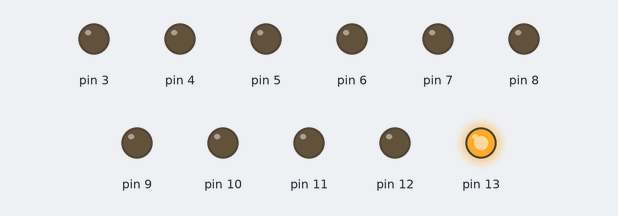
Recording of a sketch running on a simulated Arduino Uno, built with avr-gcc and run on an emulated ATmega328P. On the bench: output pins drawn as LEDs (lit = HIGH).

Above: at 0.05 s.
At 0.65 s:
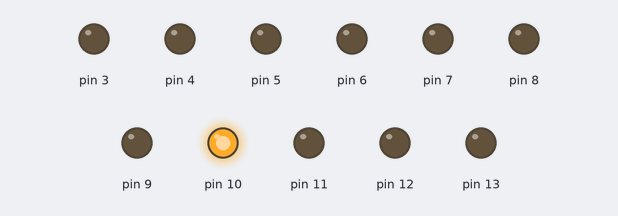
At 1.25 s:
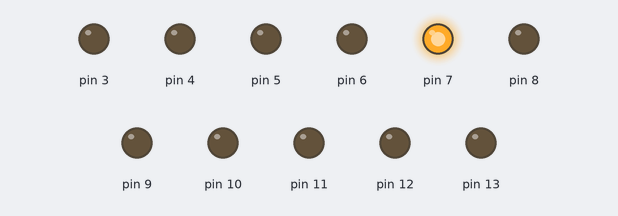
At 2.55 s:
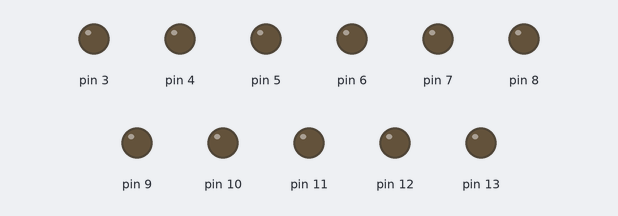
At 3.85 s:
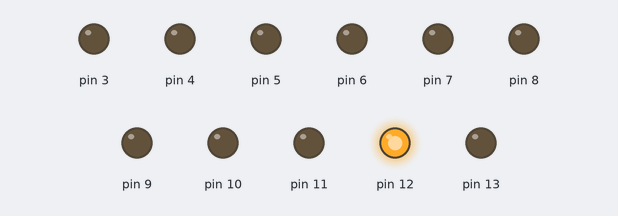
At 5.05 s:
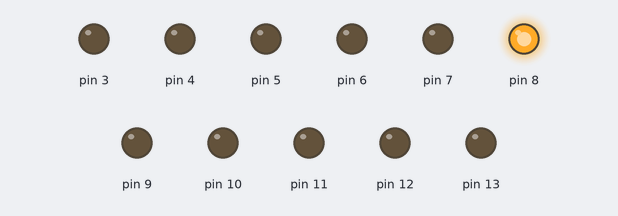
Timing chart, 0 to 5.3 s (numbered marks = the images above):
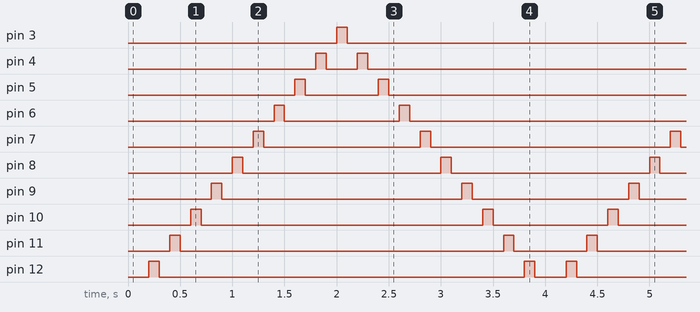

The sketch:

challenge_3_scrolling_leds.ino
```cpp
void setup()
{
  for (int i = 3; i <=13; i ++) {
  	pinMode(i, OUTPUT);
  }
}

void loop()
{
  for (int pinNum = 13; pinNum >= 4; pinNum--) {
    for (int i = 1; i >= 0; i--) {
    digitalWrite(pinNum, i);
  	delay(100);
    }
  }
  for (int pinNum = 3; pinNum <= 12; pinNum ++) {
    for (int i = 1; i >= 0; i--) {
    digitalWrite(pinNum, i);
  	delay(100);
    }
  }
}
```

Measured:
- by itself, pin 3, pin 13: alternates HIGH for 0.10 s and LOW for 3.9 s
- by itself, pin 4: repeats every 4.0 s: LOW 0.30 s, HIGH 0.10 s, LOW 3.5 s, HIGH 0.10 s
- by itself, pin 5: repeats every 4.0 s: LOW 0.70 s, HIGH 0.10 s, LOW 3.1 s, HIGH 0.10 s
- by itself, pin 6: repeats every 4.0 s: LOW 1.1 s, HIGH 0.10 s, LOW 2.7 s, HIGH 0.10 s
- by itself, pin 7: repeats every 4.0 s: LOW 1.5 s, HIGH 0.10 s, LOW 2.3 s, HIGH 0.10 s
- by itself, pin 8: alternates HIGH for 0.10 s and LOW for 1.9 s
- by itself, pin 9: repeats every 4.0 s: LOW 2.3 s, HIGH 0.10 s, LOW 1.5 s, HIGH 0.10 s
- by itself, pin 10: repeats every 4.0 s: LOW 2.7 s, HIGH 0.10 s, LOW 1.1 s, HIGH 0.10 s
